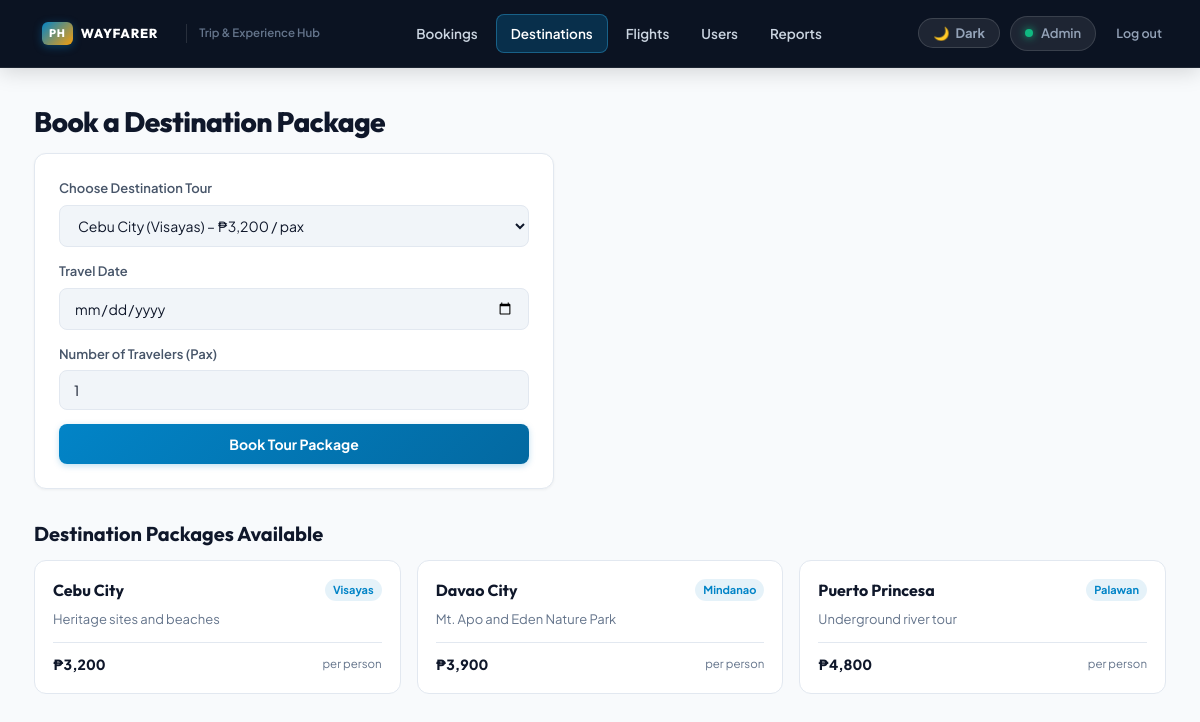
Page /traveler/destinations.php (signed in) on the committed database.
### tables this page shows
CREATE TABLE destinations(
  id INT AUTO_INCREMENT PRIMARY KEY,
  name VARCHAR(120) NOT NULL,
  region VARCHAR(80) NOT NULL,
  description TEXT,
  price DECIMAL(10,2) NOT NULL,
  created_at TIMESTAMP DEFAULT CURRENT_TIMESTAMP
);

### includes/auth.php (called while the page is built, shortened)
<?php
function user() { return $_SESSION['user'] ?? null; }
function e($s) { return htmlspecialchars((string)$s, ENT_QUOTES); }

### traveler/destinations.php (the view, shortened to what this page needs)
<?php
require '../includes/auth.php';
include '../includes/header.php';
$list = $pdo->query('SELECT * FROM destinations ORDER BY name')->fetchAll();
?>
<h1>Book a Destination Package</h1>
<form method="post" action="../actions/booking_process.php">
  <label>Choose Destination Tour
    <select name="destination_id" required>
      <?php foreach ($list as $d): ?>
        <option value="<?= $d['id'] ?>"><?= e($d['name']) ?> (<?= e($d['region']) ?>) – ₱<?= number_format($d['price']) ?> / pax</option>
      <?php endforeach; ?>
    </select>
  </label>
  <label>Travel Date
    <input type="date" name="travel_date" min="<?= date('Y-m-d') ?>" required>
  </label>
  <label>Number of Travelers (Pax)
    <input type="number" name="pax" min="1" max="9" value="1" required>
  </label>
  <button type="submit">Book Tour Package</button>
</form>
<h2 style="margin-top:32px;">Destination Packages Available</h2>
<div style="display:grid;grid-template-columns:repeat(auto-fill, minmax(280px, 1fr));gap:16px;">
  <?php foreach ($list as $d): ?>
    <div style="background:var(--surface);border:1px solid var(--line);border-radius:var(--radius-md);padding:18px;display:flex;flex-direction:column;justify-content:space-between;">
      <div>
        <div style="display:flex;justify-content:space-between;align-items:center;margin-bottom:8px;">
          <h3 style="margin:0;font-size:16px;"><?= e($d['name']) ?></h3>
          <span style="background:rgba(2,132,199,0.1);color:var(--primary);padding:2px 8px;border-radius:var(--radius-full);font-size:11px;font-weight:700;">
            <?= e($d['region']) ?>
          </span>
        </div>
        <p style="color:var(--muted);font-size:13px;margin:0 0 12px;"><?= e($d['description']) ?></p>
      </div>
      <div style="display:flex;justify-content:space-between;align-items:center;border-top:1px solid var(--line);padding-top:10px;">
        <span style="font-size:14px;font-weight:800;color:var(--ink);">₱<?= number_format($d['price']) ?></span>
        <span style="font-size:11.5px;color:var(--muted);">per person</span>
      </div>
    </div>
  <?php endforeach; ?>
</div>
<?php include '../includes/footer.php'; ?>

### includes/header.php (shortened to what this page needs)
<!DOCTYPE html>
<html lang="en">
<head>
<link rel="stylesheet" href="<?= BASE ?>/assets/css/style.css">
</head>
<body>
<nav class="wayfarer-nav">
  <div class="nav-left">
    <a href="<?= BASE ?>/<?= user() ? user()['role'] . '/dashboard.php' : '' ?>" class="nav-brand">
      <span class="brand-badge">PH</span>
      <span class="brand-name">WAYFARER</span>
    </a>
    <span class="nav-tagline">Trip & Experience Hub</span>
  </div>
  <div class="nav-center">
    <?php if (user()) { include __DIR__ . '/sidebar.php'; } ?>
  </div>
  <div class="nav-right">
    <button id="themeToggleBtn" type="button" class="theme-toggle-btn" aria-label="Toggle theme">
      <span class="theme-icon">🌓</span>
      <span class="theme-text">Theme</span>
    </button>
    <?php if (user()): ?>
      <a href="<?= BASE ?>/account.php" class="user-chip">
        <span class="avatar-dot"></span>
        <span><?= e(user()['name']) ?></span>
      </a>
      <a href="<?= BASE ?>/logout.php" class="nav-logout-btn">Log out</a>
    <?php endif; ?>
  </div>
</nav>
<main class="page-main-wrap">

### includes/sidebar.php
<?php
$menus = [
  'traveler' => [
    'dashboard'    => 'Dashboard',
    'travel'       => 'Plan Trip & Flights',
    'my_trips'     => 'My Trips',
    'bookings'     => 'Bookings & Flights',
    'itinerary'    => 'Itinerary',
    'expenses'     => 'Expenses',
    'destinations' => 'Destinations'
  ],
  'staff'    => [
    'dashboard'   => 'Dashboard',
    'bookings'    => 'Bookings',
    'trips'       => 'Trips',
    'itineraries' => 'Itineraries'
  ],
  'admin'    => [
    'dashboard'    => 'Bookings',
    'destinations' => 'Destinations',
    'flights'      => 'Flights',
    'users'        => 'Users',
    'reports'      => 'Reports'
  ],
];
foreach ($menus[user()['role']] as $file => $label) {
  $active = (basename($_SERVER['SCRIPT_NAME'] ?? '') === ($file . '.php')) ? ' class="active"' : '';
  echo '<a href="' . BASE . '/' . user()['role'] . '/' . $file . '.php"' . $active . '>' . $label . '</a>';
}

### includes/footer.php
</main><script src="<?= BASE ?>/assets/js/live.js"></script></body></html>

### rows in the picture
destinations: name "Cebu City", region "Visayas", description "Heritage sites and beaches", price "3,200"
destinations: name "Davao City", region "Mindanao", description "Mt. Apo and Eden Nature Park", price "3,900"
destinations: name "Puerto Princesa", region "Palawan", description "Underground river tour", price "4,800"

### other values in the picture
$label "Bookings"
$label "Destinations"
$label "Flights"
$label "Users"
$label "Reports"
user()['name'] "Admin"
form field destination_id "Cebu City (Visayas) – ₱3,200 / pax"
